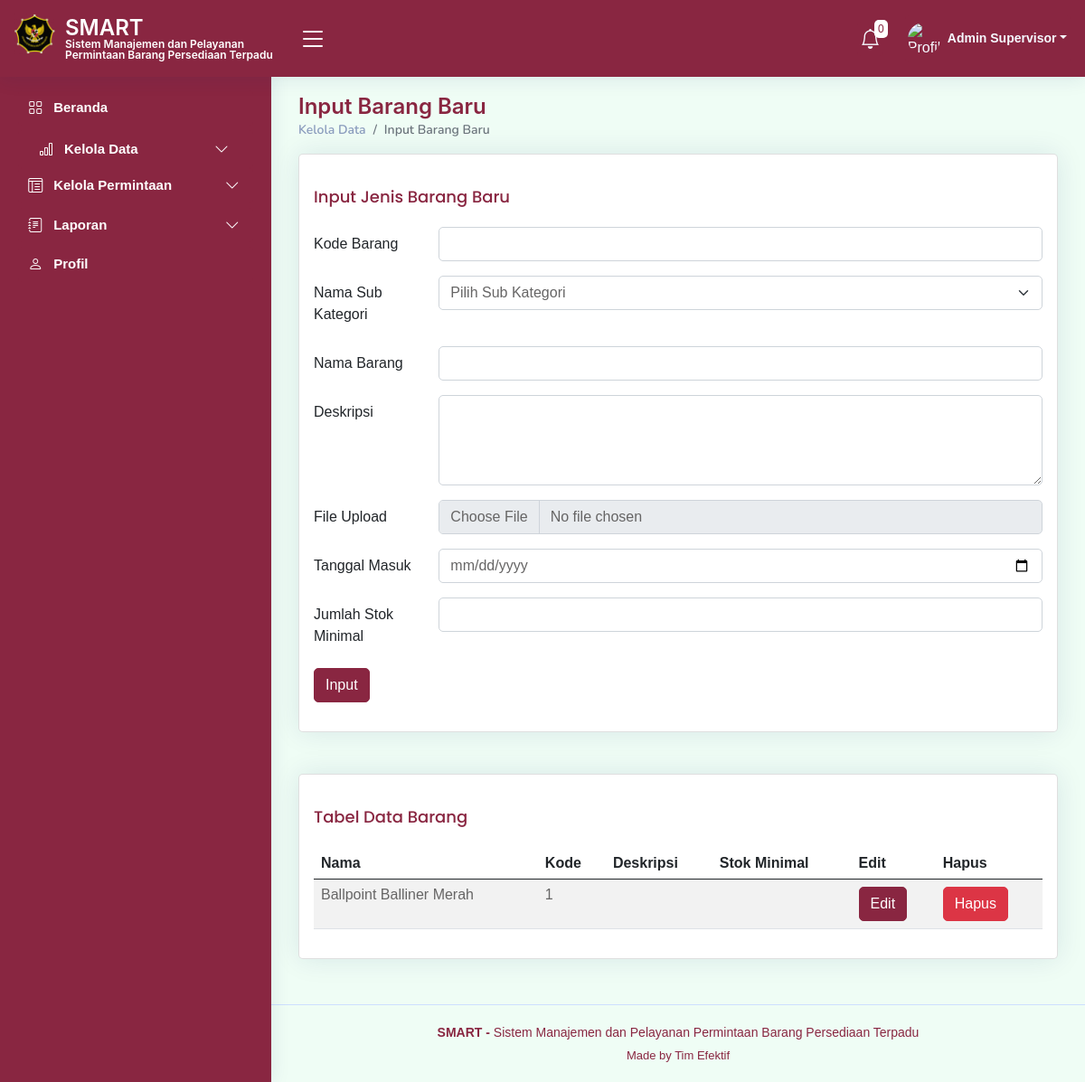
/inputBarangBaru.php (signed in), run on an earlier commit of the app's database.
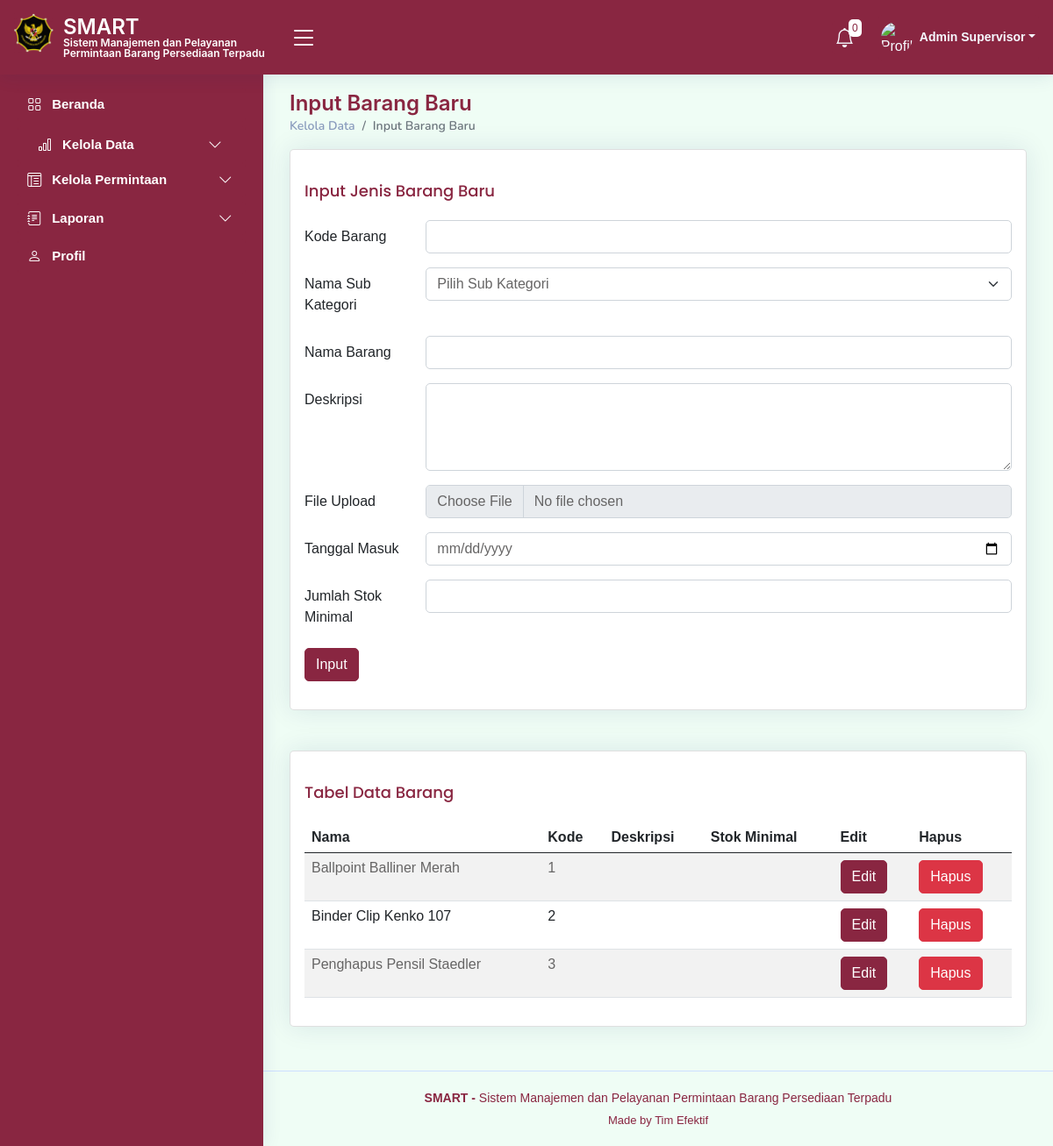
And on a later commit of the database.
### tables this page shows
CREATE TABLE `tb_barang` (
  `id_barang` int(25) NOT NULL,
  `kode_barang` int(25) NOT NULL,
  `id_kategori` int(25) NOT NULL,
  `nama_kategori` varchar(25) NOT NULL,
  `nama` varchar(25) NOT NULL,
  `deskripsi` varchar(200) NOT NULL,
  `gambar` blob DEFAULT NULL,
  `tgl_masuk` date NOT NULL
);

### inputBarangBaru.php (the view, shortened to what the changed rows need)
<!DOCTYPE html>
<html lang="en">
<head>
  <link href="assets/vendor/bootstrap/css/bootstrap.min.css" rel="stylesheet">
  <link href="assets/vendor/bootstrap-icons/bootstrap-icons.css" rel="stylesheet">
  <link href="assets/vendor/boxicons/css/boxicons.min.css" rel="stylesheet">
  <link href="assets/vendor/quill/quill.snow.css" rel="stylesheet">
  <link href="assets/vendor/quill/quill.bubble.css" rel="stylesheet">
  <link href="assets/vendor/remixicon/remixicon.css" rel="stylesheet">
  <link href="assets/vendor/simple-datatables/style.css" rel="stylesheet">
  <link rel="stylesheet" href="https://cdnjs.cloudflare.com/ajax/libs/twitter-bootstrap/5.2.0/css/bootstrap.min.css">
  <link rel="stylesheet" href="https://cdn.datatables.net/1.13.4/css/dataTables.bootstrap5.min.css">
  <link href="https://cdnjs.cloudflare.com/ajax/libs/font-awesome/5.10.0/css/all.min.css" rel="stylesheet">
  <link href="https://cdn.jsdelivr.net/npm/bootstrap-icons@1.4.1/font/bootstrap-icons.css" rel="stylesheet">
  <link href="assets/css/style.css" rel="stylesheet">
  <link href="assets/css/bootstrap.min.css" rel="stylesheet">
</head>
<body>
  <main id="main" class="main">
    <div class="pagetitle">
      <h1>Input Barang Baru</h1>
    </div>
<section class="section">
<div class="row">
    <div class="col-lg-12">
        <div class="card">
            <div class="card-body">
                <table id="example" class="table table-striped" style="width:100%">
                    <thead>
                        <tr>
                            <th>Nama</th>
                            <th>Kode</th>
                            <th>Deskripsi</th>
                            <th>Stok Minimal</th>
                            <th>Edit</th>
                            <th>Hapus</th>
                        </tr>
                    </thead>
                    <tbody>
                        <?php
                        $con = db_connect();
                        $query = "SELECT id_barang, nama, kode_barang, deskripsi, stok_minimal FROM tb_barang";
                        $result = mysqli_query($con, $query);
                        while ($row = mysqli_fetch_assoc($result)) {
                            $idBarang = $row['id_barang'];
                            $nama = $row['nama'];
                            $kodeBarang = $row['kode_barang'];
                            $deskripsi = $row['deskripsi'];
                            $stokMinimal = $row['stok_minimal'];
                            echo "<tr>";
                            echo "<td>$nama</td>";
                            echo "<td>$kodeBarang</td>";
                            echo "<td>$deskripsi</td>";
                            echo "<td>$stokMinimal</td>";
                            echo "<td><button type='button' class='btn btn-primary' onclick='editFormPopup(\"$nama\", \"$kodeBarang\", \"$deskripsi\", \"$stokMinimal\", \"$idBarang\")'>Edit</button></td>";
                            echo "<td><button type='button' class='btn btn-danger' onclick='hapusBarang(\"$idBarang\")'>Hapus</button></td>";
                            echo "</tr>";
                        }
                        ?>
                    </tbody>
                </table>
            </div>
        </div>
    </div>
</div>
</section>
  </main>
</body>
</html>

What changed in the data, as far as the page shows it:
added tb_barang: nama "Binder Clip Kenko 107", kode_barang "2"
added tb_barang: nama "Penghapus Pensil Staedler", kode_barang "3"
